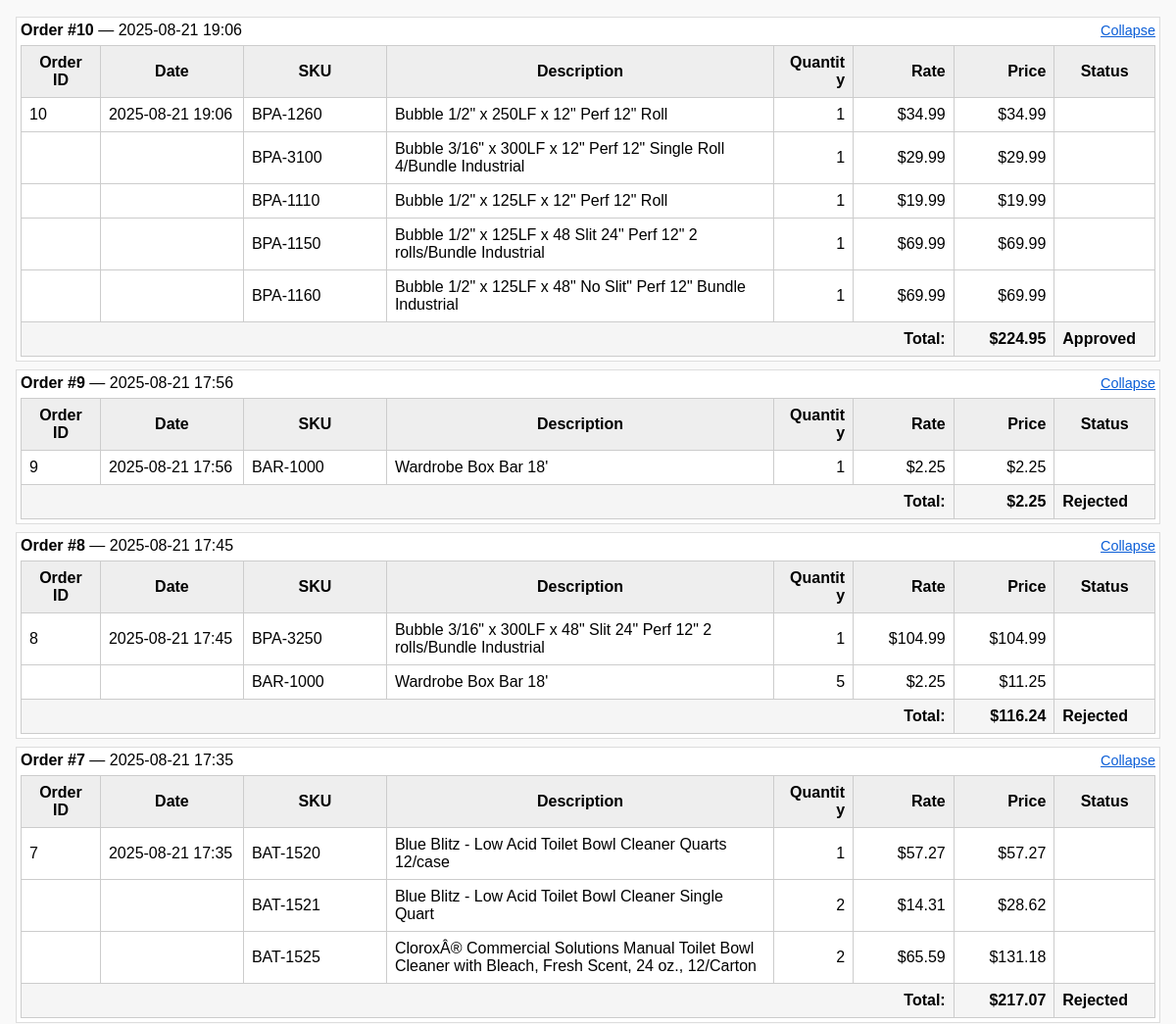
The page /account.php (signed in, middle part) on the database as committed earlier.
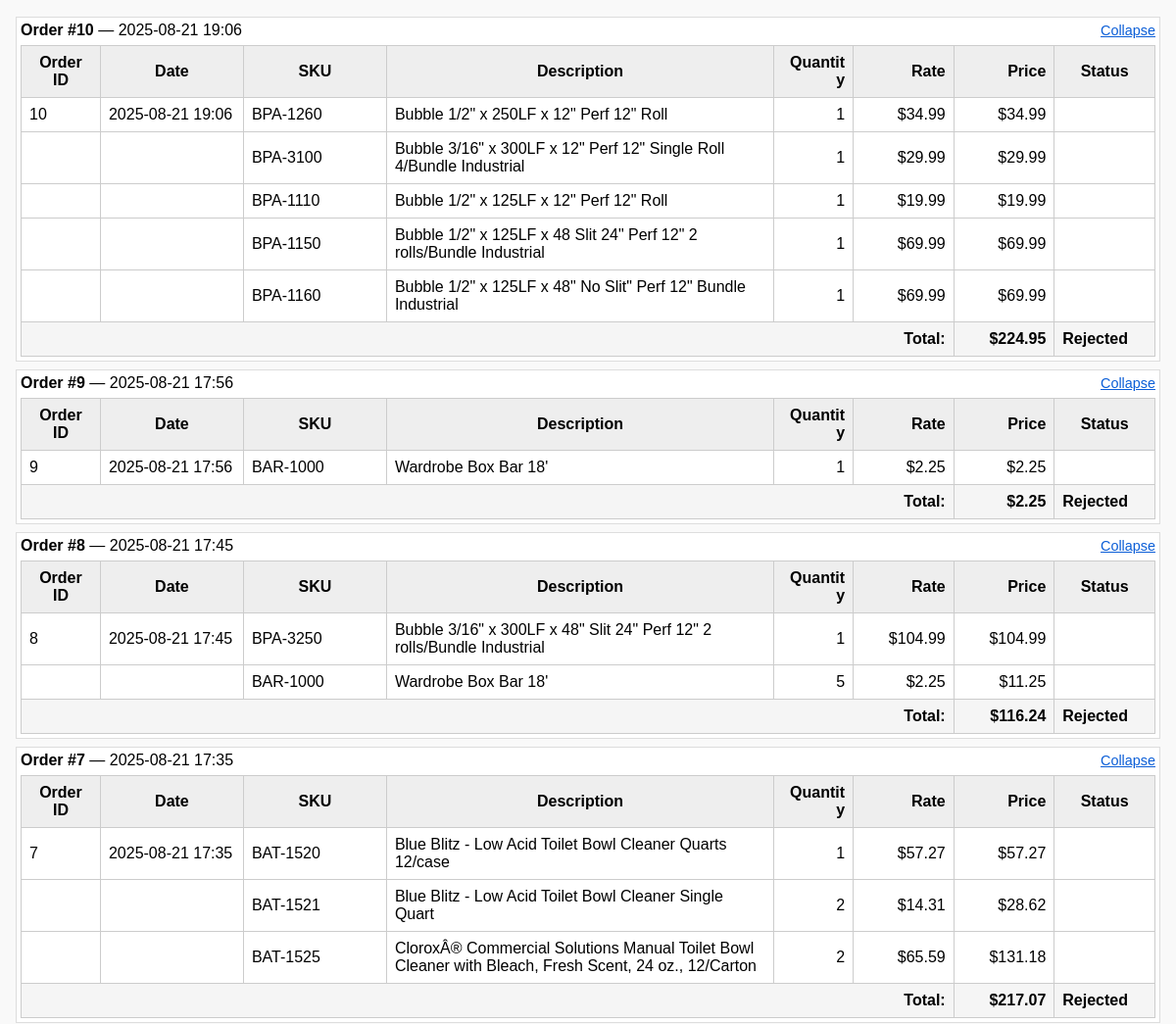
The same page on the database as committed later.
### tables this page shows
CREATE TABLE orders (
        id INTEGER PRIMARY KEY AUTOINCREMENT,
        customer_id INTEGER NOT NULL,
        status TEXT NOT NULL,
        total REAL NOT NULL,
        created_at TEXT NOT NULL, archived INTEGER DEFAULT 0,
        FOREIGN KEY(customer_id) REFERENCES customers(id)
    );

CREATE TABLE order_items (
        id INTEGER PRIMARY KEY AUTOINCREMENT,
        order_id INTEGER NOT NULL,
        product_id INTEGER NOT NULL,
        quantity INTEGER NOT NULL,
        FOREIGN KEY(order_id) REFERENCES orders(id),
        FOREIGN KEY(product_id) REFERENCES products(id)
    );

CREATE TABLE products (
        id INTEGER PRIMARY KEY AUTOINCREMENT,
        name TEXT NOT NULL,
        description TEXT,
        price REAL NOT NULL
    );

### includes/functions.php (called while the page is built, shortened)
<?php
function getProductById(int $id): ?array
{
    $db = getDb();
    $stmt = $db->prepare('SELECT * FROM products WHERE id = :id');
    $stmt->execute([':id' => $id]);
    $prod = $stmt->fetch(PDO::FETCH_ASSOC);
    return $prod ?: null;
}
function getOrdersByCustomer(int $customerId): array
{
    $db = getDb();
    $stmt = $db->prepare('SELECT * FROM orders WHERE customer_id = :customer_id ORDER BY created_at DESC');
    $stmt->execute([':customer_id' => $customerId]);
    return $stmt->fetchAll(PDO::FETCH_ASSOC);
}
function getOrderItems(int $orderId): array
{
    $db = getDb();
    $stmt = $db->prepare('SELECT * FROM order_items WHERE order_id = :order_id');
    $stmt->execute([':order_id' => $orderId]);
    return $stmt->fetchAll(PDO::FETCH_ASSOC);
}

### account.php (the view, shortened to what this page needs)
<?php
require_once __DIR__ . '/includes/functions.php';
$customer = $_SESSION['customer'];
$orders = getOrdersByCustomer((int)$customer['id']);
include __DIR__ . '/includes/header.php';
?>
<?php if (!empty($orders)): ?>
    <?php foreach ($orders as $order): ?>
        <?php $items = getOrderItems((int)$order['id']); $orderTotal = 0.0; ?>
        <div class="order-group">
            <div style="display:flex; justify-content:space-between; align-items:center; margin-bottom:6px;">
                <div><strong>Order #<?= $order['id']; ?></strong> — <?= htmlspecialchars(date('Y-m-d H:i', strtotime($order['created_at']))); ?></div>
                <div><span class="order-toggle" data-order="<?= $order['id']; ?>">Collapse</span></div>
            </div>
            <table class="account-table order-items" data-order="<?= $order['id']; ?>">
                <tr>
                    <th>Order ID</th>
                    <th>Date</th>
                    <th>SKU</th>
                    <th>Description</th>
                    <th class="numeric">Quantity</th>
                    <th class="numeric">Rate</th>
                    <th class="numeric">Price</th>
                    <th>Status</th>
                </tr>
                <?php if (!empty($items)): ?>
                    <?php $firstItem = true; foreach ($items as $item): ?>
                        <?php
                            $prod = getProductById((int)$item['product_id']);
                            $sku = $prod ? htmlspecialchars($prod['name']) : $item['product_id'];
                            $desc = $prod ? htmlspecialchars($prod['description'] ?? $prod['name']) : 'Unknown product';
                            $qty = (int)$item['quantity'];
                            $rate = $prod ? (float)$prod['price'] : 0.0;
                            $price = $rate * $qty;
                            $orderTotal += $price;
                        ?>
                        <tr>
                            <?php if ($firstItem): ?>
                                <td><?= $order['id']; ?></td>
                                <td><?= htmlspecialchars(date('Y-m-d H:i', strtotime($order['created_at']))); ?></td>
                            <?php else: ?>
                                <td></td>
                                <td></td>
                            <?php endif; ?>
                            <td><?= htmlspecialchars($sku); ?></td>
                            <td><?= $desc; ?></td>
                            <td class="numeric"><?= $qty; ?></td>
                            <td class="numeric">$<?= number_format($rate, 2); ?></td>
                            <td class="numeric">$<?= number_format($price, 2); ?></td>
                            <td></td>
                        </tr>
                        <?php $firstItem = false; ?>
                    <?php endforeach; ?>
                    <tr class="order-total-row">
                        <td colspan="6" style="text-align:right"><strong>Total:</strong></td>
                        <td class="numeric"><strong>$<?= number_format($orderTotal, 2); ?></strong></td>
                        <td><?= htmlspecialchars($order['status']); ?></td>
                    </tr>
                <?php else: ?>
                    <tr><td colspan="8">No items for order #<?= $order['id']; ?></td></tr>
                <?php endif; ?>
            </table>
        </div>
    <?php endforeach; ?>
<?php else: ?>
    <p>You have not placed any orders.</p>
<?php endif; ?>
<?php include __DIR__ . '/includes/footer.php'; ?>

### includes/header.php (shortened to what this page needs)
<!DOCTYPE html>
<html lang="en">
<head>
    <?php $cssPath = __DIR__ . '/../assets/styles.css'; ?>
    <link rel="stylesheet" href="assets/styles.css?v=<?php echo file_exists($cssPath) ? filemtime($cssPath) : time(); ?>">
</head>
<body>
<main>

### includes/footer.php (shortened to what this page needs)
</main>
</body>
</html>

### assets/styles.css (style rules this page uses)
body { font-family: Arial, sans-serif; margin: 0; padding: 0; background: #f9f9f9; }
main { padding: 1em; }
table { width: 100%; border-collapse: collapse; }
table th, table td { border: 1px solid #ccc; padding: 0.5em; }
table th { background: #eee; }
td.numeric, th.numeric { text-align: right; white-space: nowrap; }
.order-group { border: 1px solid #ddd; background: #fff; margin-bottom: 0.5em; padding: 0.25em; }
.order-total-row td { background: #f5f5f5; font-weight: 700; }
.order-toggle { cursor: pointer; color: #0b5ed7; text-decoration: underline; font-size: 0.9em; }
.cart-table, .admin-table, .account-table { table-layout: fixed; width: 100%; }
.cart-table td, .cart-table th, .admin-table td, .admin-table th, .account-table td, .account-table th { white-space: normal; overflow-wrap: break-word; word-break: break-word; }
.account-table.order-items th:nth-child(1), .account-table.order-items td:nth-child(1) { width: 6%; }
.account-table.order-items th:nth-child(2), .account-table.order-items td:nth-child(2) { width: 12%; }
.account-table.order-items th:nth-child(3), .account-table.order-items td:nth-child(3) { width: 12%; }
.account-table.order-items th:nth-child(4), .account-table.order-items td:nth-child(4) { width: 35%; }
.account-table.order-items th:nth-child(5), .account-table.order-items td:nth-child(5) { width: 6%; }
.account-table.order-items th:nth-child(6), .account-table.order-items td:nth-child(6) { width: 8%; }
.account-table.order-items th:nth-child(7), .account-table.order-items td:nth-child(7) { width: 8%; }
.account-table.order-items th:nth-child(8), .account-table.order-items td:nth-child(8) { width: 8%; }

Rows that differ between the two databases and show on the page:
changed orders id 10: status "Approved" → "Rejected"
